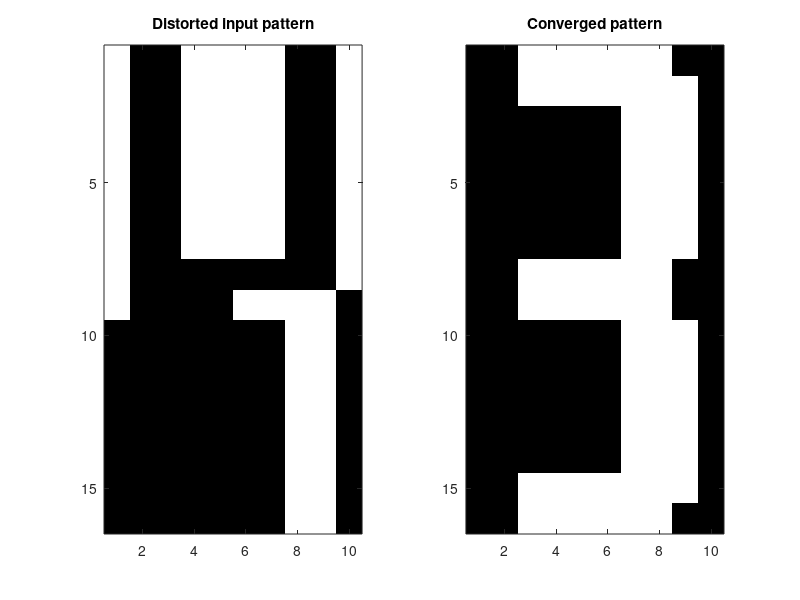

Here is the MATLAB script that generated this plot:
%% Homework 1, Recognizing digits
% Author: Anna Carlsson
% Last updated: 2019-09-17

%% Code
clc, clear all

% Define number patterns
x1 = [-1, -1, -1, -1, -1, -1, -1, -1, -1, -1, -1, -1, -1, 1, 1, 1, 1, -1, -1, -1, -1, -1, 1, 1, 1, 1, 1, 1, -1, -1, -1, 1, 1, 1, -1, -1, 1, 1, 1, -1, -1, 1, 1, 1, -1, -1, 1, 1, 1, -1, -1, 1, 1, 1, -1, -1, 1, 1, 1, -1, -1, 1, 1, 1, -1, -1, 1, 1, 1, -1, -1, 1, 1, 1, -1, -1, 1, 1, 1, -1, -1, 1, 1, 1, -1, -1, 1, 1, 1, -1, -1, 1, 1, 1, -1, -1, 1, 1, 1, -1, -1, 1, 1, 1, -1, -1, 1, 1, 1, -1, -1, 1, 1, 1, -1, -1, 1, 1, 1, -1, -1, 1, 1, 1, -1, -1, 1, 1, 1, -1, -1, -1, 1, 1, 1, 1, 1, 1, -1, -1, -1, -1, -1, 1, 1, 1, 1, -1, -1, -1, -1, -1, -1, -1, -1, -1, -1, -1, -1, -1]';
x2 = [-1, -1, -1, 1, 1, 1, 1, -1, -1, -1, -1, -1, -1, 1, 1, 1, 1, -1, -1, -1, -1, -1, -1, 1, 1, 1, 1, -1, -1, -1, -1, -1, -1, 1, 1, 1, 1, -1, -1, -1, -1, -1, -1, 1, 1, 1, 1, -1, -1, -1, -1, -1, -1, 1, 1, 1, 1, -1, -1, -1, -1, -1, -1, 1, 1, 1, 1, -1, -1, -1, -1, -1, -1, 1, 1, 1, 1, -1, -1, -1, -1, -1, -1, 1, 1, 1, 1, -1, -1, -1, -1, -1, -1, 1, 1, 1, 1, -1, -1, -1, -1, -1, -1, 1, 1, 1, 1, -1, -1, -1, -1, -1, -1, 1, 1, 1, 1, -1, -1, -1, -1, -1, -1, 1, 1, 1, 1, -1, -1, -1, -1, -1, -1, 1, 1, 1, 1, -1, -1, -1, -1, -1, -1, 1, 1, 1, 1, -1, -1, -1, -1, -1, -1, 1, 1, 1, 1, -1, -1, -1]';
x3 = [1, 1, 1, 1, 1, 1, 1, 1, -1, -1, 1, 1, 1, 1, 1, 1, 1, 1, -1, -1, -1, -1, -1, -1, -1, 1, 1, 1, -1, -1, -1, -1, -1, -1, -1, 1, 1, 1, -1, -1, -1, -1, -1, -1, -1, 1, 1, 1, -1, -1, -1, -1, -1, -1, -1, 1, 1, 1, -1, -1, -1, -1, -1, -1, -1, 1, 1, 1, -1, -1, 1, 1, 1, 1, 1, 1, 1, 1, -1, -1, 1, 1, 1, 1, 1, 1, 1, 1, -1, -1, 1, 1, 1, -1, -1, -1, -1, -1, -1, -1, 1, 1, 1, -1, -1, -1, -1, -1, -1, -1, 1, 1, 1, -1, -1, -1, -1, -1, -1, -1, 1, 1, 1, -1, -1, -1, -1, -1, -1, -1, 1, 1, 1, -1, -1, -1, -1, -1, -1, -1, 1, 1, 1, 1, 1, 1, 1, 1, -1, -1, 1, 1, 1, 1, 1, 1, 1, 1, -1, -1]';
x4 = [-1, -1, 1, 1, 1, 1, 1, 1, -1, -1, -1, -1, 1, 1, 1, 1, 1, 1, 1, -1, -1, -1, -1, -1, -1, -1, 1, 1, 1, -1, -1, -1, -1, -1, -1, -1, 1, 1, 1, -1, -1, -1, -1, -1, -1, -1, 1, 1, 1, -1, -1, -1, -1, -1, -1, -1, 1, 1, 1, -1, -1, -1, -1, -1, -1, -1, 1, 1, 1, -1, -1, -1, 1, 1, 1, 1, 1, 1, -1, -1, -1, -1, 1, 1, 1, 1, 1, 1, -1, -1, -1, -1, -1, -1, -1, -1, 1, 1, 1, -1, -1, -1, -1, -1, -1, -1, 1, 1, 1, -1, -1, -1, -1, -1, -1, -1, 1, 1, 1, -1, -1, -1, -1, -1, -1, -1, 1, 1, 1, -1, -1, -1, -1, -1, -1, -1, 1, 1, 1, -1, -1, -1, 1, 1, 1, 1, 1, 1, 1, -1, -1, -1, 1, 1, 1, 1, 1, 1, -1, -1]';
x5 = [-1, 1, 1, -1, -1, -1, -1, 1, 1, -1, -1, 1, 1, -1, -1, -1, -1, 1, 1, -1, -1, 1, 1, -1, -1, -1, -1, 1, 1, -1, -1, 1, 1, -1, -1, -1, -1, 1, 1, -1, -1, 1, 1, -1, -1, -1, -1, 1, 1, -1, -1, 1, 1, -1, -1, -1, -1, 1, 1, -1, -1, 1, 1, -1, -1, -1, -1, 1, 1, -1, -1, 1, 1, 1, 1, 1, 1, 1, 1, -1, -1, 1, 1, 1, 1, 1, 1, 1, 1, -1, -1, -1, -1, -1, -1, -1, -1, 1, 1, -1, -1, -1, -1, -1, -1, -1, -1, 1, 1, -1, -1, -1, -1, -1, -1, -1, -1, 1, 1, -1, -1, -1, -1, -1, -1, -1, -1, 1, 1, -1, -1, -1, -1, -1, -1, -1, -1, 1, 1, -1, -1, -1, -1, -1, -1, -1, -1, 1, 1, -1, -1, -1, -1, -1, -1, -1, -1, 1, 1, -1]';

% Store patterns in network
N = 160;
W = zeros(160, 160);
p = zeros(160, 5);

p = [x1, x2, x3, x4, x5];

for k = 1 : 5
    W = W + p(:, k) * p(:, k)';
end
        
W = W / N; % Normalize
W = W - diag(diag(W)); % Set diagonal elements to zero

% Define the patterns we want to input to the network
x_dist_1 = [1, 1, 1, -1, -1, -1, -1, 1, 1, 1, -1, -1, -1, 1, 1, 1, 1, -1, -1, -1, -1, -1, -1, 1, 1, 1, 1, -1, -1, -1, -1, -1, -1, 1, 1, 1, 1, -1, -1, -1, -1, -1, -1, 1, 1, 1, 1, -1, -1, -1, -1, -1, -1, 1, 1, 1, 1, -1, -1, -1, -1, -1, -1, 1, 1, 1, 1, -1, -1, -1, -1, -1, -1, 1, 1, 1, 1, -1, -1, -1, -1, -1, -1, 1, 1, 1, 1, -1, -1, -1, -1, -1, -1, 1, 1, 1, 1, -1, -1, -1, -1, -1, -1, 1, 1, 1, 1, -1, -1, -1, -1, -1, -1, 1, 1, 1, 1, -1, -1, -1, -1, -1, -1, 1, 1, 1, 1, -1, -1, -1, -1, -1, -1, 1, 1, 1, 1, -1, -1, -1, -1, -1, -1, 1, 1, 1, 1, -1, -1, -1, -1, -1, -1, 1, 1, 1, 1, -1, -1, -1]';
x_dist_2 = [1, -1, -1, 1, 1, 1, 1, -1, -1, 1, 1, -1, -1, 1, 1, 1, 1, -1, -1, 1, 1, -1, -1, 1, 1, 1, 1, -1, -1, 1, 1, -1, -1, 1, 1, 1, 1, -1, -1, 1, 1, -1, -1, 1, 1, 1, 1, -1, -1, 1, 1, -1, -1, 1, 1, 1, 1, -1, -1, 1, 1, -1, -1, 1, 1, 1, 1, -1, -1, 1, 1, -1, -1, -1, -1, -1, -1, -1, -1, 1, 1, -1, -1, -1, -1, 1, 1, 1, 1, -1, -1, -1, -1, -1, -1, -1, -1, 1, 1, -1, -1, -1, -1, -1, -1, -1, -1, 1, 1, -1, -1, -1, -1, -1, -1, -1, -1, 1, 1, -1, -1, -1, -1, -1, -1, -1, -1, 1, 1, -1, -1, -1, -1, -1, -1, -1, -1, 1, 1, -1, -1, -1, -1, -1, -1, -1, -1, 1, 1, -1, -1, -1, -1, -1, -1, -1, -1, 1, 1, -1]';
x_dist_3 = [-1, -1, -1, 1, 1, 1, 1, -1, -1, -1, -1, -1, -1, 1, 1, 1, 1, -1, -1, -1, -1, -1, -1, 1, 1, 1, 1, -1, -1, -1, -1, -1, -1, 1, 1, 1, 1, -1, -1, -1, -1, -1, -1, 1, 1, 1, 1, -1, -1, -1, -1, -1, -1, 1, 1, 1, 1, -1, -1, -1, -1, -1, -1, 1, 1, 1, 1, -1, -1, -1, -1, -1, -1, 1, 1, 1, 1, -1, -1, -1, -1, -1, -1, 1, 1, 1, 1, -1, -1, -1, -1, -1, -1, 1, 1, 1, 1, -1, -1, -1, -1, -1, -1, 1, 1, 1, 1, -1, -1, -1, -1, -1, -1, 1, 1, 1, 1, -1, -1, -1, -1, -1, -1, 1, 1, 1, 1, -1, -1, -1, -1, -1, -1, 1, 1, 1, 1, -1, -1, -1, 1, 1, 1, -1, -1, -1, -1, 1, 1, 1, 1, 1, 1, -1, -1, -1, -1, 1, 1, 1]';

X_dist = [x_dist_1, x_dist_2, x_dist_3];

% Update bits using typewriter scheme
pattern_nbr = 2; 
X_prev = X_dist(:,pattern_nbr);

converged = false;

while (~converged)
    X_current = X_prev;
    
    for i = 1 : N
        temp_state = sign(1/N * W(i,:) * X_current);
        
        if temp_state == 0
           temp_state = 1; 
        end
        
        X_current(i) = temp_state;
    end
    
    if isequal(X_current, X_prev)
        converged = true;
    else
        X_prev = X_current;
    end
end

%% Plot result to see what the distorted pattern converged to
disturbed_pattern = reshape(X_dist(:,pattern_nbr),[10,16])';
converged_pattern = reshape(X_current, [10,16])';

colormap(gray(256))
subplot(1,2,1)
image(((disturbed_pattern+1)/2)*256)
title("Distorted input pattern")

subplot(1,2,2)
image(((converged_pattern+1)/2)*256)
title("Converged pattern")